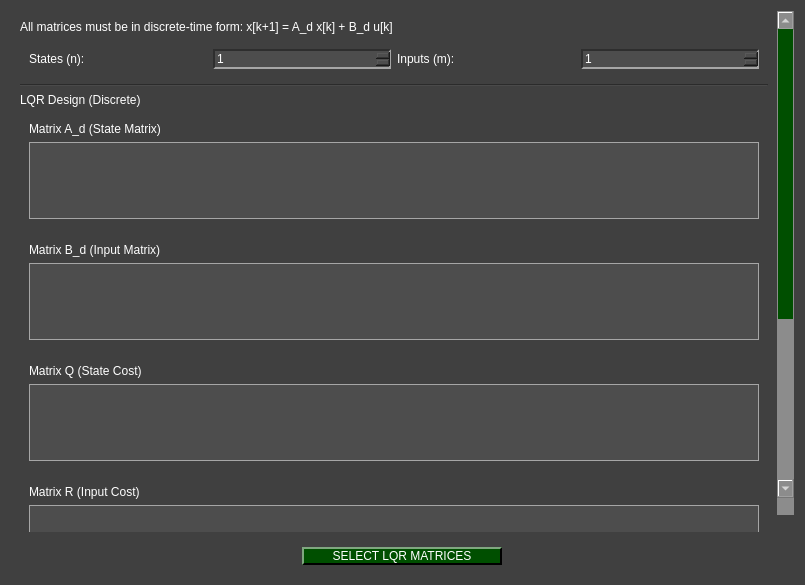
<?xml version="1.0" encoding="UTF-8"?>
<ui version="4.0">
 <class>Select_LQR_Matrices_Widget</class>
 <widget class="QWidget" name="Select_LQR_Matrices_Widget">
  <property name="geometry">
   <rect>
    <x>0</x>
    <y>0</y>
    <width>805</width>
    <height>585</height>
   </rect>
  </property>
  <property name="windowTitle">
   <string>Discrete LQR Matrices</string>
  </property>
  <property name="styleSheet">
   <string notr="true">QWidget{
	background-color: rgb(64, 64, 64);
}

QTabWidget::pane { 
   border: 1px solid rgb(166, 166, 166);
}

QTabBar::tab {
  	background-color: rgb(77, 77, 77);
 }

 QTabBar::tab:selected {
  	background-color: rgb(140, 140, 140);
	padding-top: 2px;
	padding-bottom: 2px;
	padding-left: 12px;
	padding-right: 12px;
 }

 QTabBar::tab:selected:hover {
  	background-color: rgb(140, 140, 140);
	padding-top: 2px;
	padding-bottom: 2px;
	padding-left: 12px;
	padding-right: 12px;
 }

 QTabBar::tab:hover {
  	background-color: rgb(109, 109, 109);
	padding-top: 2px;
	padding-bottom: 2px;
	padding-left: 12px;
	padding-right: 12px;
 }

 QTabBar::tab:middle {
	border-right: 1px dashed rgb(166, 166, 166);
	border-left: 1px dashed rgb(166, 166, 166);
	padding-top: 2px;
	padding-bottom: 2px;
	padding-left: 12px;
	padding-right: 12px;
 }

 QTabBar::tab:last {
	border-top-right-radius: 10px;
	padding-top: 2px;
	padding-bottom: 2px;
	padding-left: 12px;
	padding-right: 12px;
 }

 QTabBar::tab:first {
	border-top-left-radius: 10px;
	padding-top: 2px;
	padding-bottom: 2px;
	padding-left: 12px;
	padding-right: 12px;
 }


QComboBox QAbstractItemView {
    background-color: rgb(77, 77, 77);
}

QComboBox QAbstractItemView::item:focus{
    background-color: rgb(140, 140, 140);
}

QDoubleSpinBox{
	background-color: rgb(77, 77, 77);
	
	border-top: 1.5px solid rgb(46, 46, 46);
	border-left: 1.5px solid rgb(46, 46, 46);

	border-bottom: 1.5px solid rgb(166, 166, 166);
	border-right: 1.5px solid rgb(166, 166, 166);
}

QDoubleSpinBox::up-button{
    image: url(:/imgs/drop_up_arrow.png);
	width: 11px;

	background-color: rgb(0, 79, 0);
	border-top: 1.5px solid rgb(127, 167, 127);
	border-left: 1.5px solid rgb(127, 167, 127);

	border-bottom: 1.5px solid rgb(0, 0, 0);
	border-right: 1.5px solid rgb(0, 0, 0);
}

QDoubleSpinBox::up-button:pressed{
	border: 2px solid rgb(255, 255, 255);
}

QDoubleSpinBox::up-button:hover{
	background-color: rgb(0, 50, 0);
}

QDoubleSpinBox::down-button{
    image: url(:/imgs/drop_down_arrow.png);
	width: 11px;

	background-color: rgb(0, 79, 0);
	border-top: 1.5px solid rgb(127, 167, 127);
	border-left: 1.5px solid rgb(127, 167, 127);

	border-bottom: 1.5px solid rgb(0, 0, 0);
	border-right: 1.5px solid rgb(0, 0, 0);
}

QDoubleSpinBox::down-button:pressed{
	border: 2px solid rgb(255, 255, 255);
}

QDoubleSpinBox::down-button:hover{
	background-color: rgb(0, 50, 0);
}

QWidget#centralwidget{
	background-color: rgb(64, 64, 64);
}

QWidget{
	color: rgb(255, 255, 255);
}

QComboBox{
	background-color: rgb(77, 77, 77);
	
	border-top: 1.5px solid rgb(46, 46, 46);
	border-left: 1.5px solid rgb(46, 46, 46);

	border-bottom: 1.5px solid rgb(166, 166, 166);
	border-right: 1.5px solid rgb(166, 166, 166);
}


QComboBox::drop-down{
	image: url(:/imgs/imgs/drop_down_arrow.png);
	width: 11px;

	background-color: rgb(0, 79, 0);
	border-top: 2px solid rgb(127, 167, 127);
	border-left: 2px solid rgb(127, 167, 127);

	border-bottom: 2px solid rgb(0, 0, 0);
	border-right: 2px solid rgb(0, 0, 0);
}

QComboBox::drop-down:hover{
	background-color: rgb(0, 50, 0);
}

QComboBox::drop-down:pressed{
	border: 2px solid rgb(255, 255, 255);
}

QPushButton{
	background-color: rgb(0, 79, 0);

	border-top: 1.5px solid rgb(127, 167, 127);
	border-left: 1.5px solid rgb(127, 167, 127);

	border-bottom: 1.5px solid rgb(0, 0, 0);
	border-right: 1.5px solid rgb(0, 0, 0);

	
	font: 12pt &quot;Helvetica&quot;;
	text-align:center;
}

QWidget{
	font: 12pt &quot;Helvetica&quot;;
}

QPushButton:hover{
	background-color: rgb(0, 50, 0);
}

QPushButton:pressed{
	border: 2px solid rgb(255, 255, 255);
}

QLineEdit{
	background-color: rgb(77, 77, 77);
	border-top: 1.5px solid rgb(46, 46, 46);
	border-left: 1.5px solid rgb(46, 46, 46);

	border-bottom: 1.5px solid rgb(166, 166, 166);
	border-right: 1.5px solid rgb(166, 166, 166);
}

QRadioButton::indicator{
	border-radius: 6px;
	border-top: 1.5px solid rgb(0, 0, 0);
	border-left: 1.5px solid rgb(0, 0, 0);

	border-bottom: 1.5px solid rgb(160, 160, 160);
	border-right: 1.5px solid rgb(160, 160, 160);
}

QRadioButton::indicator::checked{
	background-color: white;
}

QRadioButton::indicator::unchecked:hover{
	background-color: #9F9F9F;
}

QRadioButton::indicator::pressed{
	border: 1.5px solid #505050
}

QPushButton#reload_devices{
	image: url(:/imgs/imgs/reload.png);
	width: 11px;
	background-color: rgb(0, 79, 0);

	border-top: 1.5px solid rgb(127, 167, 127);
	border-left: 1.5px solid rgb(127, 167, 127);

	border-bottom: 1.5px solid rgb(0, 0, 0);
	border-right: 1.5px solid rgb(0, 0, 0);

	
	font: 12pt &quot;Helvetica&quot;;
	text-align:center;
}

QPushButton#reload_devices:hover{
	background-color: rgb(0, 50, 0);
}

QPushButton#reload_devices:pressed{
	border: 2px solid rgb(255, 255, 255);
}

QSpinBox{
	background-color: rgb(77, 77, 77);
	
	border-top: 1.5px solid rgb(46, 46, 46);
	border-left: 1.5px solid rgb(46, 46, 46);

	border-bottom: 1.5px solid rgb(166, 166, 166);
	border-right: 1.5px solid rgb(166, 166, 166);
}

QSpinBox::up-button{
    image: url(:/imgs/imgs/drop_up_arrow.png);
	width: 11px;

	background-color: rgb(0, 79, 0);
	border-top: 1.5px solid rgb(127, 167, 127);
	border-left: 1.5px solid rgb(127, 167, 127);

	border-bottom: 1.5px solid rgb(0, 0, 0);
	border-right: 1.5px solid rgb(0, 0, 0);
}

QSpinBox::up-button:pressed{
	border: 2px solid rgb(255, 255, 255);
}

QSpinBox::up-button:hover{
	background-color: rgb(0, 50, 0);
}

QSpinBox::down-button{
    image: url(:/imgs/imgs/drop_down_arrow.png);
	width: 11px;

	background-color: rgb(0, 79, 0);
	border-top: 1.5px solid rgb(127, 167, 127);
	border-left: 1.5px solid rgb(127, 167, 127);

	border-bottom: 1.5px solid rgb(0, 0, 0);
	border-right: 1.5px solid rgb(0, 0, 0);
}

QSpinBox::down-button:pressed{
	border: 2px solid rgb(255, 255, 255);
}

QSpinBox::down-button:hover{
	background-color: rgb(0, 50, 0);
}

QTableWidget {
    background-color: rgb(77, 77, 77);
    gridline-color: rgb(166, 166, 166);
    color: white; /* All text white */
    border: 1px solid rgb(166, 166, 166);
    font: 11pt &quot;Helvetica&quot;;
    selection-background-color: rgb(110, 110, 110); 
    selection-color: white;
}

QHeaderView::section {
    background-color: rgb(77, 77, 77);
    color: white;
    border: 1px solid rgb(166, 166, 166);
}

QTableWidget QLineEdit {
    background-color: rgb(90, 90, 90); 
    color: white;
    border: 1px solid rgb(166, 166, 166);
}

QTableWidget::item {
    color: white;
}

QTableWidget::item:selected {
    background-color: rgb(110, 110, 110);
    color: white;
}

QScrollBar:vertical {
     border: 1px solid rgb(140, 140, 140);
     background: rgb(140, 140, 140);
     width: 17px;
     margin: 17px 0 17px 0;
 }
QScrollBar::handle:vertical {
     background: rgb(0, 79, 0);
     min-height: 20px;
 }
QScrollBar::add-line:vertical {
	image: url(:/imgs/imgs/drop_down_arrow.png);
     border: 1px solid rgb(140, 140, 140);
     background: rgb(0, 79, 0);
     height: 15px;
     subcontrol-position: bottom;
     subcontrol-origin: margin;
 }

QScrollBar::sub-line:vertical {
	image: url(:/imgs/imgs/drop_up_arrow.png);
     border: 1px solid rgb(140, 140, 140);
     background: rgb(0, 79, 0);
     height: 15px;
     subcontrol-position: top;
     subcontrol-origin: margin;
 }

QScrollBar::add-line:vertical:pressed {
    border: 1px solid rgb(255, 255, 255);
	background: rgb(0, 79, 0)
 }

QScrollBar::sub-line:vertical:pressed {
	border: 1px solid rgb(255, 255, 255);
	background: rgb(0, 79, 0)
 }

QScrollBar::add-line:vertical:hover {
     background-color: rgb(0, 50, 0);
 }

QScrollBar::sub-line:vertical:hover {
    background-color: rgb(0, 50, 0);
 }

QScrollBar::handle:vertical:pressed {
    border: 1px solid rgb(255, 255, 255);
	background: rgb(0, 79, 0)
 }

QScrollBar::handle:vertical:hover {
    background-color: rgb(0, 50, 0);
 }

QScrollBar::add-page:vertical, QScrollBar::sub-page:vertical {
     background: none;
 }

QScrollArea{
	border: none;
}

QScrollBar:horizontal {
    border: 1px solid rgb(140, 140, 140);
    background: rgb(140, 140, 140);
    height: 17px;
    margin: 0 17px 0 17px; 
}

QScrollBar::handle:horizontal {
    background: rgb(0, 79, 0);
    min-width: 20px;
}

QScrollBar::add-line:horizontal {
    image: url(:/imgs/imgs/drop_right_arrow.png); 
    border: 1px solid rgb(140, 140, 140);
    background: rgb(0, 79, 0);
    width: 15px;
    subcontrol-position: right;
    subcontrol-origin: margin;
}

QScrollBar::sub-line:horizontal {
    image: url(:/imgs/imgs/drop_left_arrow.png);
    border: 1px solid rgb(140, 140, 140);
    background: rgb(0, 79, 0);
    width: 15px;
    subcontrol-position: left;
    subcontrol-origin: margin;
}

QScrollBar::add-line:horizontal:pressed, QScrollBar::sub-line:horizontal:pressed, QScrollBar::handle:horizontal:pressed {
    border: 1px solid rgb(255, 255, 255);
    background: rgb(0, 79, 0);
}

QScrollBar::add-line:horizontal:hover, QScrollBar::sub-line:horizontal:hover, QScrollBar::handle:horizontal:hover {
    background-color: rgb(0, 50, 0);
}

QScrollBar::add-page:horizontal, QScrollBar::sub-page:horizontal {
    background: none;
}
</string>
  </property>
  <property name="locale">
   <locale language="English" country="World"/>
  </property>
  <layout class="QGridLayout" name="gridLayout">
   <item row="1" column="0">
    <widget class="QScrollArea" name="scrollArea">
     <property name="locale">
      <locale language="English" country="World"/>
     </property>
     <property name="widgetResizable">
      <bool>true</bool>
     </property>
     <widget class="QWidget" name="scrollAreaWidgetContents">
      <property name="geometry">
       <rect>
        <x>0</x>
        <y>0</y>
        <width>770</width>
        <height>919</height>
       </rect>
      </property>
      <layout class="QGridLayout" name="gridLayout_2">
       <item row="6" column="0">
        <widget class="QWidget" name="Matrix_Q" native="true">
         <layout class="QVBoxLayout" name="verticalLayout_3">
          <item>
           <widget class="QLabel" name="labelQ">
            <property name="text">
             <string>Matrix Q (State Cost)</string>
            </property>
           </widget>
          </item>
          <item>
           <widget class="QTableWidget" name="tableQ"/>
          </item>
         </layout>
        </widget>
       </item>
       <item row="5" column="0">
        <widget class="QWidget" name="Matrix_B" native="true">
         <layout class="QVBoxLayout" name="verticalLayout_2">
          <item>
           <widget class="QLabel" name="labelB">
            <property name="text">
             <string>Matrix B_d (Input Matrix)</string>
            </property>
           </widget>
          </item>
          <item>
           <widget class="QTableWidget" name="tableB"/>
          </item>
         </layout>
        </widget>
       </item>
       <item row="2" column="0">
        <widget class="Line" name="line_header">
         <property name="orientation">
          <enum>Qt::Orientation::Horizontal</enum>
         </property>
        </widget>
       </item>
       <item row="4" column="0">
        <widget class="QWidget" name="Matrix_A" native="true">
         <layout class="QVBoxLayout" name="verticalLayout">
          <item>
           <widget class="QLabel" name="labelA">
            <property name="text">
             <string>Matrix A_d (State Matrix)</string>
            </property>
           </widget>
          </item>
          <item>
           <widget class="QTableWidget" name="tableA"/>
          </item>
         </layout>
        </widget>
       </item>
       <item row="9" column="0">
        <widget class="QLabel" name="label_3">
         <property name="toolTip">
          <string>&lt;html&gt;&lt;head/&gt;&lt;body&gt;&lt;p&gt;Used only to compute output: y[k] = C_d x[k] + D_d u[k]&lt;/p&gt;&lt;/body&gt;&lt;/html&gt;</string>
         </property>
         <property name="text">
          <string>Output Model (for visualization only)</string>
         </property>
        </widget>
       </item>
       <item row="7" column="0">
        <widget class="QWidget" name="Matrix_R" native="true">
         <layout class="QVBoxLayout" name="verticalLayout_4">
          <item>
           <widget class="QLabel" name="labelR">
            <property name="text">
             <string>Matrix R (Input Cost)</string>
            </property>
           </widget>
          </item>
          <item>
           <widget class="QTableWidget" name="tableR"/>
          </item>
         </layout>
        </widget>
       </item>
       <item row="3" column="0">
        <widget class="QLabel" name="label_2">
         <property name="text">
          <string>LQR Design (Discrete)</string>
         </property>
        </widget>
       </item>
       <item row="1" column="0">
        <widget class="QWidget" name="header" native="true">
         <layout class="QGridLayout" name="gridLayout_3">
          <item row="1" column="0">
           <widget class="QLabel" name="label_states">
            <property name="text">
             <string>States (n):</string>
            </property>
           </widget>
          </item>
          <item row="1" column="1">
           <widget class="QSpinBox" name="spin_states">
            <property name="minimum">
             <number>1</number>
            </property>
           </widget>
          </item>
          <item row="1" column="3">
           <widget class="QSpinBox" name="spin_inputs">
            <property name="minimum">
             <number>1</number>
            </property>
           </widget>
          </item>
          <item row="1" column="2">
           <widget class="QLabel" name="label_input">
            <property name="text">
             <string>Inputs (m):</string>
            </property>
           </widget>
          </item>
         </layout>
        </widget>
       </item>
       <item row="14" column="0">
        <widget class="Line" name="line_bottom">
         <property name="orientation">
          <enum>Qt::Orientation::Horizontal</enum>
         </property>
        </widget>
       </item>
       <item row="11" column="0">
        <widget class="QWidget" name="Matrix_D" native="true">
         <layout class="QVBoxLayout" name="verticalLayout_6">
          <item>
           <widget class="QLabel" name="labelD">
            <property name="text">
             <string>Matrix D_d (Feedthrough Matrix)</string>
            </property>
           </widget>
          </item>
          <item>
           <widget class="QTableWidget" name="tableD"/>
          </item>
         </layout>
        </widget>
       </item>
       <item row="0" column="0">
        <widget class="QLabel" name="label">
         <property name="text">
          <string>All matrices must be in discrete-time form: x[k+1] = A_d x[k] + B_d u[k]</string>
         </property>
        </widget>
       </item>
       <item row="10" column="0">
        <widget class="QWidget" name="Matrix_C" native="true">
         <layout class="QVBoxLayout" name="verticalLayout_5">
          <item>
           <widget class="QLabel" name="labelC">
            <property name="text">
             <string>Matrix C_d (Output Matrix)</string>
            </property>
           </widget>
          </item>
          <item>
           <widget class="QTableWidget" name="tableC"/>
          </item>
         </layout>
        </widget>
       </item>
       <item row="8" column="0">
        <widget class="Line" name="line">
         <property name="orientation">
          <enum>Qt::Orientation::Horizontal</enum>
         </property>
        </widget>
       </item>
      </layout>
     </widget>
    </widget>
   </item>
   <item row="2" column="0">
    <widget class="QWidget" name="bottom" native="true">
     <layout class="QGridLayout" name="gridLayout_6">
      <item row="1" column="0">
       <widget class="QPushButton" name="select_button">
        <property name="minimumSize">
         <size>
          <width>200</width>
          <height>0</height>
         </size>
        </property>
        <property name="maximumSize">
         <size>
          <width>200</width>
          <height>16777215</height>
         </size>
        </property>
        <property name="text">
         <string>SELECT LQR MATRICES</string>
        </property>
       </widget>
      </item>
     </layout>
    </widget>
   </item>
  </layout>
 </widget>
 <resources>
  <include location="resources_1.qrc"/>
 </resources>
 <connections/>
</ui>
